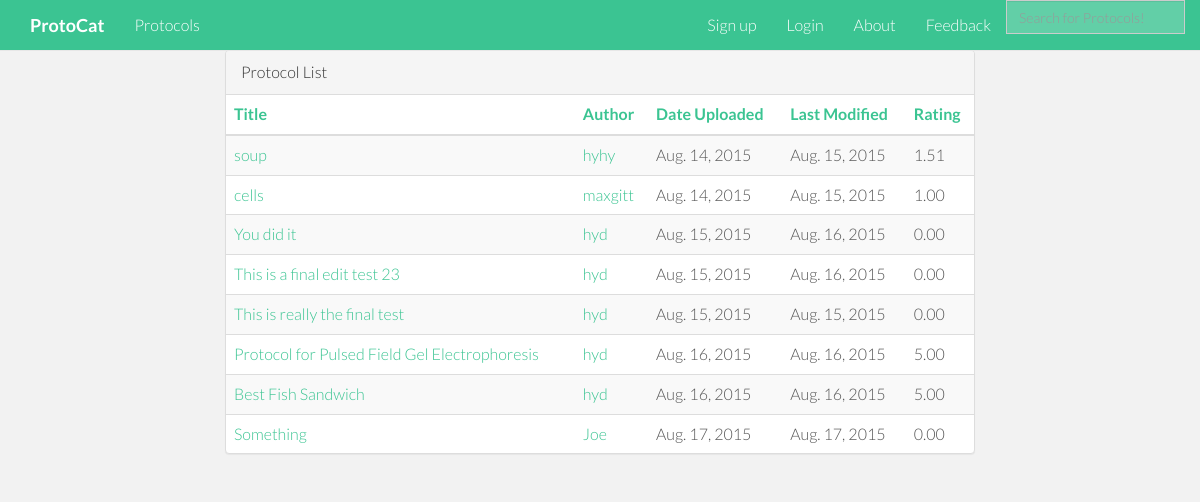
Screenshot of /protocol_list/ with the database file from the repository.
### protocat_app/models.py (models this page shows)
class Protocol(models.Model):
    id = models.AutoField(primary_key=True)
    title = models.TextField()
    author = models.CharField(max_length=50)
    date_of_upload = models.DateField(auto_now_add=True)
    date_modified = models.DateField(auto_now=True)
    description = models.TextField(blank=True)
    protocol_type = models.CharField(max_length=2, choices=PROTOCOL_TYPES, null=True, blank=True)
    rating = models.DecimalField(
        validators=[MinValueValidator(0.0), MaxValueValidator(5.0)],
        max_digits=3, decimal_places=2, default=2.50)
    num_ratings = models.IntegerField(default=0)
    user_rated = models.TextField(default='')
    reagents = models.TextField(default='')
    protocol_steps = models.TextField(default='')

### protocat_app/views.py (the view)
# urls.py: url(r'^protocol_list/', views.protocol_list, name='protocol_list'),
def protocol_list(request):
    all_entries = Protocol.objects.all()
    protocol_list=[]
    for each in Protocol.objects.all():
        title = each.title
        author = each.author
        date = each.date_of_upload
        last_mod = each.date_modified
        protocol_id = each.id
        rating = each.rating
        url = "/protocol_display/" + str(protocol_id)
        url2 = "/user_profile/" + str(author)
        inner_protocol = [title, author, date, protocol_id, url, rating, last_mod, url2]
        protocol_list.append(inner_protocol)
    return render(request,'protocat_app/protocol_list.html', {'protocol_list':protocol_list})

### protocat_app/templates/protocat_app/protocol_list.html
{% extends 'base.html' %}
{% load staticfiles %}
{% block content %}
    <div class="container">
        <div class="row">
            <div class="col-md-2"></div>
            <div class="col-md-8">
                <div class="panel panel-default">
                    <div class="panel-heading">Protocol List</div>
                        <table class="table table-striped">
                            <thead>
                                <tr>
                                    <th><a href="/title_list">Title</a></th>
                                    <th><a href="/author_list">Author</a></th>
                                    <th><a href="/date_list">Date Uploaded</a></th>
                                    <th><a href="/modified_list">Last Modified</a></th>
                                    <th><a href="/rating_list">Rating</a></th>
                                </tr>
                            </thead>
                            <tbody>
                            {% for protocol in protocol_list %}
                                <tr>
                                    <td><a href={{protocol.4}}>{{ protocol.0 }}</a></td>
                                    <td><a href={{protocol.7}}>{{ protocol.1 }}</a></td>
                                    <td>{{ protocol.2 }}</td>
                                    <td>{{ protocol.6 }}</td>
                                    <td>{{ protocol.5 }}</td>
                                </tr>
                            {% endfor %}
                            </tbody>
                        </table>
                </div>
            </div>
            <div class="col-md-2"></div>
        </div>
    </div>
{% endblock %}

### protocat_app/static/stylesheets/root_index.css (style rules this page uses)
body { background-color: #f2f2f2; font-family: "Lato"; font-weight: 300; font-size: 16px; color: #555; padding-top: 50px; -webkit-font-smoothing: antialiased; -webkit-overflow-scrolling: touch; }
a { color: #3bc492; word-wrap: break-word; -webkit-transition: color 0.1s ease-in, background 0.1s ease-in; -moz-transition: color 0.1s ease-in, background 0.1s ease-in; -ms-transition: color 0.1s ease-in, background 0.1s ease-in; -o-transition: color 0.1s ease-in, background 0.1s ease-in; transition: color 0.1s ease-in, background 0.1s ease-in; }
a:before, a:after { -webkit-transition: color 0.1s ease-in, background 0.1s ease-in; -moz-transition: color 0.1s ease-in, background 0.1s ease-in; -ms-transition: color 0.1s ease-in, background 0.1s ease-in; -o-transition: color 0.1s ease-in, background 0.1s ease-in; transition: color 0.1s ease-in, background 0.1s ease-in; }

### rows the page displays
Protocol: title "soup", author "hyhy", date_of_upload "Aug. 14, 2015", date_modified "Aug. 15, 2015", rating "1.51"
Protocol: title "cells", author "maxgitt", date_of_upload "Aug. 14, 2015", date_modified "Aug. 15, 2015", rating "1.00"
Protocol: title "You did it", author "hyd", date_of_upload "Aug. 15, 2015", date_modified "Aug. 16, 2015", rating "0.00"
Protocol: title "This is a final edit test 23", author "hyd", date_of_upload "Aug. 15, 2015", date_modified "Aug. 16, 2015", rating "0.00"
Protocol: title "This is really the final test", author "hyd", date_of_upload "Aug. 15, 2015", date_modified "Aug. 15, 2015", rating "0.00"
Protocol: title "Protocol for Pulsed Field Gel Electrophoresis", author "hyd", date_of_upload "Aug. 16, 2015", date_modified "Aug. 16, 2015", rating "5.00"
Protocol: title "Best Fish Sandwich", author "hyd", date_of_upload "Aug. 16, 2015", date_modified "Aug. 16, 2015", rating "5.00"
Protocol: title "Something", author "Joe", date_of_upload "Aug. 17, 2015", date_modified "Aug. 17, 2015", rating "0.00"
